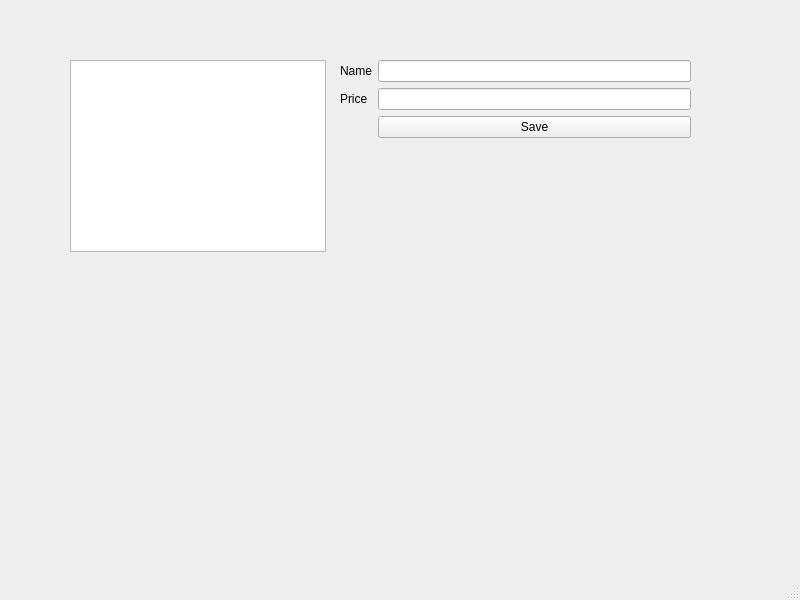
<?xml version="1.0" encoding="UTF-8"?>
<ui version="4.0">
 <class>MainWindow</class>
 <widget class="QMainWindow" name="MainWindow">
  <property name="geometry">
   <rect>
    <x>0</x>
    <y>0</y>
    <width>800</width>
    <height>600</height>
   </rect>
  </property>
  <property name="windowTitle">
   <string>MainWindow</string>
  </property>
  <widget class="QWidget" name="centralwidget">
   <widget class="QTableWidget" name="tableWidget">
    <property name="geometry">
     <rect>
      <x>70</x>
      <y>60</y>
      <width>256</width>
      <height>192</height>
     </rect>
    </property>
   </widget>
   <widget class="QWidget" name="formLayoutWidget">
    <property name="geometry">
     <rect>
      <x>340</x>
      <y>60</y>
      <width>351</width>
      <height>191</height>
     </rect>
    </property>
    <layout class="QFormLayout" name="formLayout">
     <item row="0" column="0">
      <widget class="QLabel" name="label">
       <property name="text">
        <string>Name</string>
       </property>
      </widget>
     </item>
     <item row="0" column="1">
      <widget class="QLineEdit" name="line_name"/>
     </item>
     <item row="1" column="0">
      <widget class="QLabel" name="label_2">
       <property name="text">
        <string>Price</string>
       </property>
      </widget>
     </item>
     <item row="1" column="1">
      <widget class="QLineEdit" name="line_price"/>
     </item>
     <item row="2" column="1">
      <widget class="QPushButton" name="save_button">
       <property name="text">
        <string>Save</string>
       </property>
      </widget>
     </item>
    </layout>
   </widget>
  </widget>
  <widget class="QMenuBar" name="menubar">
   <property name="geometry">
    <rect>
     <x>0</x>
     <y>0</y>
     <width>800</width>
     <height>21</height>
    </rect>
   </property>
  </widget>
  <widget class="QStatusBar" name="statusbar"/>
 </widget>
 <resources/>
 <connections/>
</ui>
